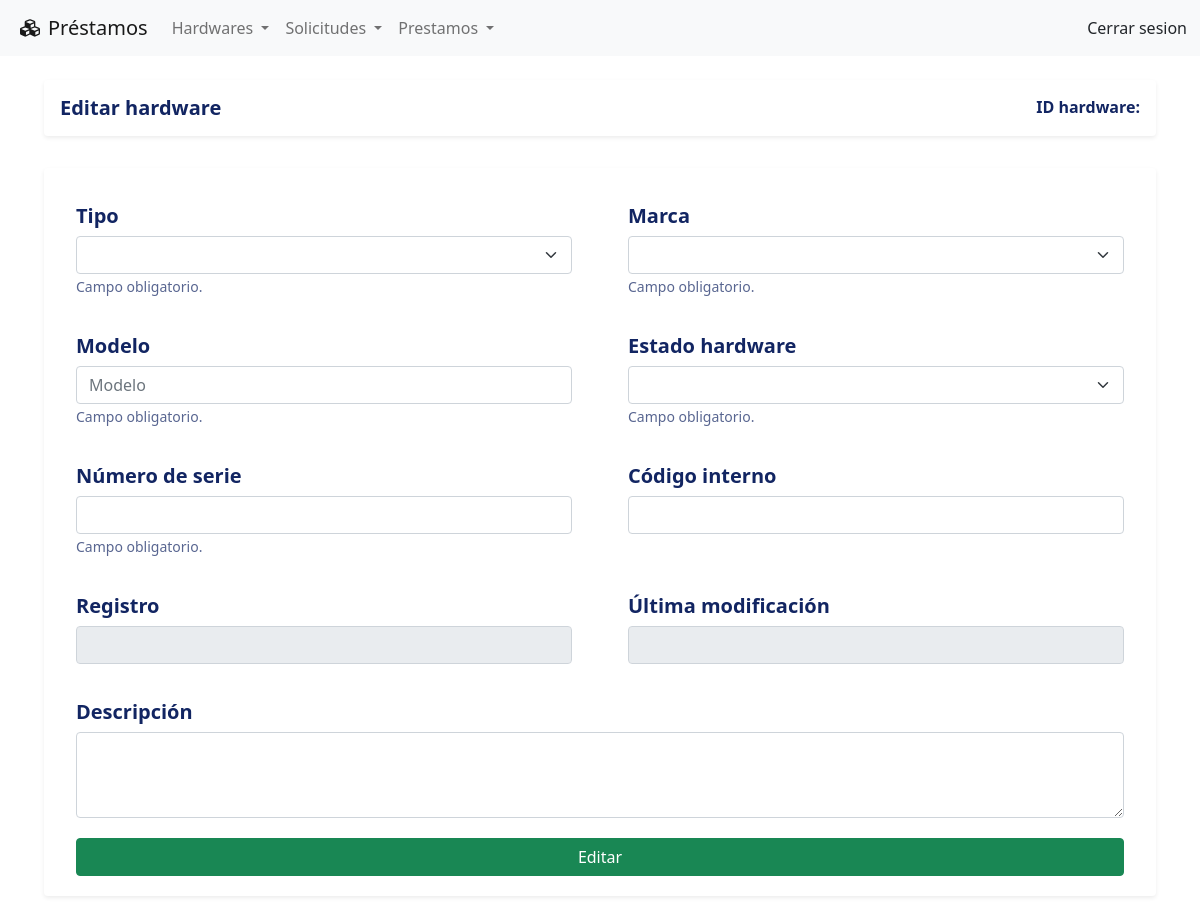
Before: /hardware/editar&id=16 with the older database file.
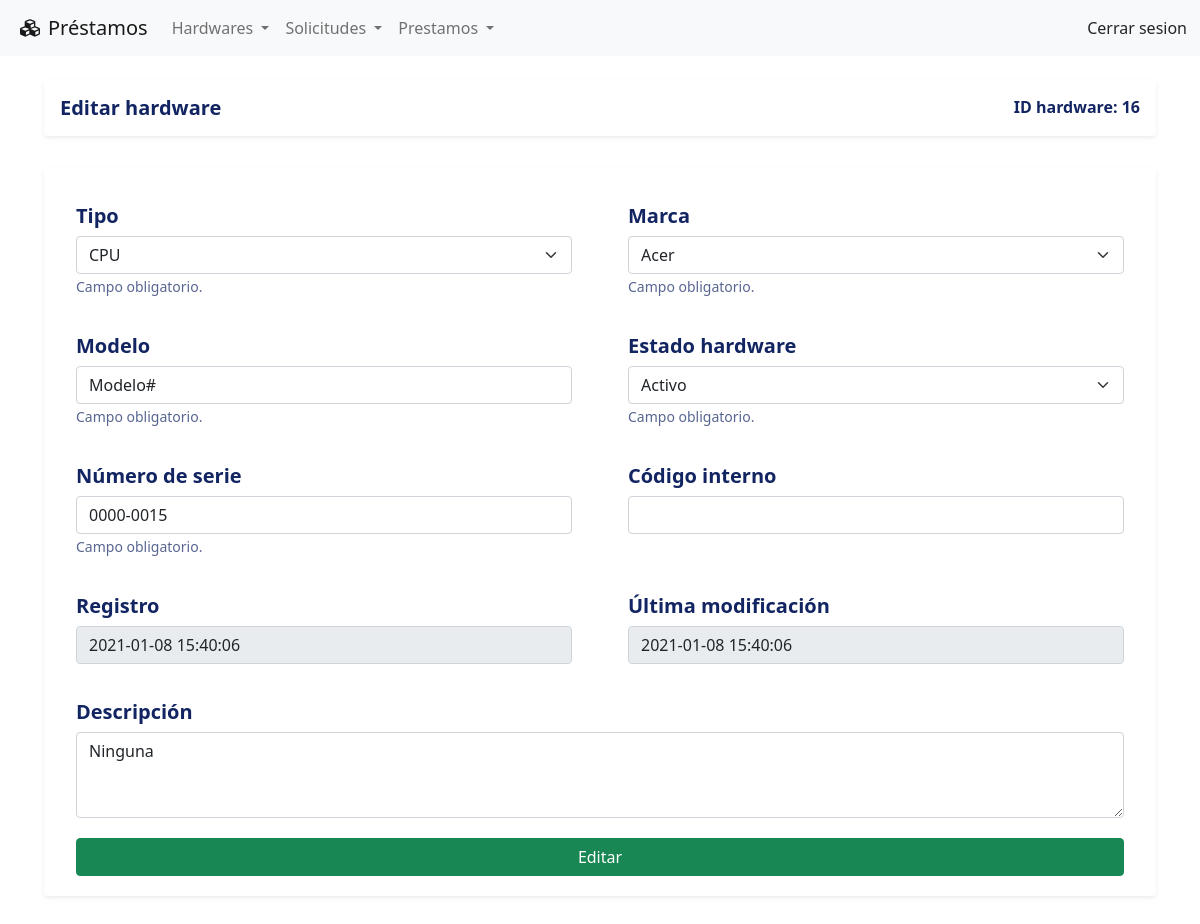
After: the same page with the newer database file.
### tables this page shows
CREATE TABLE IF NOT EXISTS hardwares
(
    id_hardware INT AUTO_INCREMENT PRIMARY KEY NOT NULL,
    id_tipo_hardware INT NOT NULL,
    id_marca INT NOT NULL,
    descripcion_hardware VARCHAR(1024),
    modelo VARCHAR(40) NOT NULL,
    numero_serie VARCHAR(40) NOT NULL UNIQUE,
    codigo_interno VARCHAR(40),
    id_estado_hardware INT NOT NULL,
    id_estado_prestamo INT NOT NULL,
    created_at TIMESTAMP DEFAULT CURRENT_TIMESTAMP,
    updated_at DATETIME DEFAULT CURRENT_TIMESTAMP ON UPDATE CURRENT_TIMESTAMP,
    FOREIGN KEY (id_tipo_hardware) REFERENCES tipos_hardware (id_tipo_hardware),
    FOREIGN KEY (id_marca) REFERENCES marcas (id_marca)
);

CREATE TABLE IF NOT EXISTS tipos_hardware
(
    id_tipo_hardware INT AUTO_INCREMENT PRIMARY KEY NOT NULL,
    tipo_hardware VARCHAR(40) NOT NULL UNIQUE,
    created_at TIMESTAMP DEFAULT CURRENT_TIMESTAMP,
    updated_at DATETIME DEFAULT CURRENT_TIMESTAMP ON UPDATE CURRENT_TIMESTAMP
);

CREATE TABLE IF NOT EXISTS marcas
(
    id_marca INT AUTO_INCREMENT PRIMARY KEY NOT NULL,
    marca VARCHAR(40) NOT NULL UNIQUE,
    created_at TIMESTAMP DEFAULT CURRENT_TIMESTAMP,
    updated_at DATETIME DEFAULT CURRENT_TIMESTAMP ON UPDATE CURRENT_TIMESTAMP
);

CREATE TABLE IF NOT EXISTS estados_hardware
(
    id_estado_hardware INT AUTO_INCREMENT PRIMARY KEY NOT NULL,
    estado_hardware VARCHAR(40) NOT NULL UNIQUE,
    color_estado_hardware VARCHAR(40) NOT NULL UNIQUE,
    created_at TIMESTAMP DEFAULT CURRENT_TIMESTAMP,
    updated_at DATETIME DEFAULT CURRENT_TIMESTAMP ON UPDATE CURRENT_TIMESTAMP
);

### index.php (called while the page is built, shortened)
<?php
    require_once "config/database.php";
    include_once "views/layouts/header.php";
    include_once "views/layouts/navbar.php";
    include_once "views/layouts/main.php";
    include_once "views/layouts/footer.php";
?>

### config/database.php (called while the page is built)
<?php
class Database {
    public static function connect(){
        $db = new mysqli('localhost', 'root', '', 'prestamos');
        $db->query ("SET NAMES 'utf-8'");
        return $db;
    }
}

### models/hardwareModel.php (called while the page is built, shortened)
<?php
class HardwareModel{
    private $idHardware;
    private $db;
    public function __construct() {
        $this->db = Database::connect();
    }
    public function getIdHardware() {
        return $this->idHardware;
    }
    public function setIdHardware($idHardware) {
        $this->idHardware = $idHardware;
    }
    public function getOne() {
        $hardware = $this->db->query("SELECT * FROM hardwares
            INNER JOIN tipos_hardware ON hardwares.id_tipo_hardware = tipos_hardware.id_tipo_hardware
            INNER JOIN marcas ON hardwares.id_marca  = marcas.id_marca
            INNER JOIN estados_hardware ON hardwares.id_estado_hardware = estados_hardware.id_estado_hardware
            WHERE id_hardware = {$this->getIdHardware()};");
            $hard = $hardware->fetch_object();
            return $hard;
    }
}

### models/tipoHardwareModel.php (called while the page is built, shortened)
<?php
    class TipoHardwareModel{
        private $db;
        public function __construct() {
            $this->db = Database::connect();
        }
        public function getAllButOne($idTipoNo) {
            $tiposHardware = $this->db->query("SELECT * FROM tipos_hardware WHERE id_tipo_hardware != $idTipoNo ORDER BY tipo_Hardware");
            return $tiposHardware;
        }
    }

### models/marcaModel.php (called while the page is built, shortened)
<?php
    class MarcaModel{
        private $db;
        public function __construct() {
            $this->db = Database::connect();
        }
        public function getAllButOne($idMarcaNo) {
            $marcas = $this->db->query("SELECT * FROM marcas WHERE id_marca != $idMarcaNo ORDER BY marca");
            return $marcas;
        }
    }

### views/hardware/editar.php (the view, shortened to what this page needs)
<?php
	require_once 'models/marcaModel.php';
	require_once 'models/tipoHardwareModel.php';
?>
<?php
	$idTipoNo = (int) $hard->id_tipo_hardware;
	$tipoHardware = new TipoHardwareModel();
	$tiposHardware = $tipoHardware->getAllButOne($idTipoNo);
	$idMarcaNo = (int) $hard->id_marca;
	$marca = new MarcaModel();
	$marcas = $marca->getAllButOne($idMarcaNo);
?>
    <div class="row my-3">
        <div class="col align-middle">
            <div class="card d-inline-block border-0 shadow-sm shadow-hover w-100">
                <div class="card-body d-flex justify-content-between align-items-center">
                    <h5 class="mb-0">Editar hardware </h5>
					<h6 class="mb-0">ID hardware: <?php echo $hard->id_hardware?></h6>
                </div>
            </div>
        </div>
    </div>
    <div class="row my-3">
		<div class="col-xl-12 col-lg-12">
			<div class="card card-body shadow-sm p-3 mb-5 bg-white rounded border-0">
				<form action="<?= URL ?>hardware/edicion" method="POST">
					<div class="row my-1">
						<div class="col-sm-6">
							<div class="card border-0">
								<div class="card-body">
									<h5 class="card-title">Tipo</h5>
									<select class="form-select" name="id_tipo_hardware" required>
										<option
											value="<?php echo $hard->id_tipo_hardware?>">
											<?php echo $hard->tipo_hardware ?>
										</option>
										<?php while($dato = $tiposHardware->fetch_object()): ?>
										<option value="<?= $dato->id_tipo_hardware ?>"><?= $dato->tipo_hardware ?> </option>
										<?php endwhile; ?>
									</select>
                                    <small class="form-text text-muted">Campo obligatorio.</small>
								</div>
							</div>
						</div>
						<div class="col-sm-6">
							<div class="card border-0">
								<div class="card-body">
									<h5 class="card-title">Marca</h5>
									<select class="form-select" name="id_marca" required>
										<option
											value="<?php echo $hard->id_marca?>">
											<?php echo $hard->marca ?>
										</option>
										<?php while($dato = $marcas->fetch_object()): ?>
										<option value="<?= $dato->id_marca ?>"><?= $dato->marca ?> </option>
										<?php endwhile; ?>
									</select>
                                    <small class="form-text text-muted">Campo obligatorio.</small>
								</div>
							</div>
						</div>
					</div>
					<div class="row my-1">
						<div class="col-sm-6">
							<div class="card border-0">
								<div class="card-body">
									<h5 class="card-title">Modelo</h5>
									<input type="text" class="form-control" placeholder="Modelo"
										value="<?= $hard->modelo ?>" name="modelo" required>
                                    <small class="form-text text-muted">Campo obligatorio.</small>
								</div>
							</div>
						</div>
						<div class="col-sm-6">
							<div class="card border-0">
								<div class="card-body">
									<h5 class="card-title">Estado hardware</h5>
									<select class="form-select" name="id_estado_hardware" required>
										<option
											value="<?php echo $hard->id_estado_hardware?>">
											<?php echo $hard->estado_hardware ?>
										</option>
									</select>
                                    <small class="form-text text-muted">Campo obligatorio.</small>
								</div>
							</div>
						</div>
					</div>
					<div class="row my-1">
						<div class="col-sm-6">
							<div class="card border-0">
								<div class="card-body">
									<h5 class="card-title">Número de serie</h5>
									<input type="text" class="form-control"
										value="<?= $hard->numero_serie ?>" name="numero_serie" required>
                                    <small class="form-text text-muted">Campo obligatorio.</small>
                                </div>
							</div>
						</div>
						<div class="col-sm-6">
							<div class="card border-0">
								<div class="card-body">
									<h5 class="card-title">Código interno</h5>
									<input type="text" class="form-control"
										value="<?= $hard->codigo_interno ?>" name="codigo_interno">
								</div>
							</div>
						</div>
					</div>
					<div class="row my-1">
						<div class="col-sm-6">
							<div class="card border-0">
								<div class="card-body">
									<h5 class="card-title">Registro</h5>
									<input type="text" class="form-control" readonly
										value="<?= $hard->created_at ?>" required>
                                </div>
							</div>
						</div>
						<div class="col-sm-6">
							<div class="card border-0">
								<div class="card-body">
									<h5 class="card-title">Última modificación</h5>
									<input type="text" class="form-control" readonly
									value="<?= $hard->updated_at ?>" required>
								</div>
							</div>
						</div>
					</div>
					<div class="row my-1 ">
						<div class="col">
							<div class="card border-0">
								<div class="card-body">
									<h5 class="card-title">Descripción</h5>
									<textarea type="text" class="form-control text-left" rows="3" name="descripcion_hardware"><?= trim($hard->descripcion_hardware); ?> </textarea>
								</div>
							</div>
						</div>
					</div>
					<div class="row my-1">
						<div class="col">
							<div class="card border-0 px-3">
								<input type="submit" class="btn btn-success btn-block" value="Editar">
							</div>
						</div>
					</div>
				</form>
			</div>
		</div>
	</div>

### views/layouts/header.php (shortened to what this page needs)
<!DOCTYPE html>
<html lang="es">
<head>
    <link rel="stylesheet" href="<?php echo URL ?>public/css/bootstrap.min.css" />
    <link rel="stylesheet" href="<?php echo URL ?>public/css/all.min.css" />
    <link rel="stylesheet" href="<?php echo URL ?>public/css/style.css" />
</head>
<body>

### views/layouts/navbar.php (shortened to what this page needs)
<nav class="navbar navbar-expand-lg navbar-light bg-light">
    <div class="container-fluid">
        <a class="navbar-brand" href="<?php echo URL ?>"><i class="fas fa-cubes mx-2"></i>Préstamos</a>
        <div class="collapse navbar-collapse" id="navbarSupportedContent">
        <ul class="navbar-nav me-auto mb-2 mb-lg-0">
            <li class="nav-item dropdown">
                <a class="nav-link dropdown-toggle" href="#" id="navbarDropdown" role="button" data-bs-toggle="dropdown" aria-expanded="false">
                    Hardwares
                </a>
            </li>
            <li class="nav-item dropdown">
                <a class="nav-link dropdown-toggle" href="#" id="navbarDropdown" role="button" data-bs-toggle="dropdown" aria-expanded="false">
                    Solicitudes
                </a>
            </li>
            <li class="nav-item dropdown">
                <a class="nav-link dropdown-toggle" href="#" id="navbarDropdown" role="button" data-bs-toggle="dropdown" aria-expanded="false">
                    Prestamos
                </a>
            </li>
        </ul>
            <span class="d-flex ">
                <a class="btn p-0" type="submit">Cerrar sesion</a>
            </span>
        </div>
    </div>
</nav>

### views/layouts/main.php (shortened to what this page needs)
<div class="container-fluid">
  <div class="row justify-content-center m-1 p-1">
  <?php
    if(isset($_GET['controller'])){
      $nombre_controlador = $_GET['controller'].'Controller';
    }elseif(!isset($_GET['controller']) && !isset($_GET['action'])){
      $nombre_controlador = CONTROLLER_DEFAULT;
    }else{
      show_error();
      exit();
    }
    if(class_exists($nombre_controlador)){
      $controlador = new $nombre_controlador();
      if(isset($_GET['action']) && method_exists($controlador, $_GET['action'])){
        $action = $_GET['action'];
        $controlador->$action();
      }elseif(!isset($_GET['controller']) && !isset($_GET['action'])){
        $action_default = ACTION_DEFAULT;
        $controlador->$action_default();
      }else{
        show_error();
      }
    }else{
      show_error();
    }
    ?>
  </div>
</div>

### controllers/hardwareController.php (shortened to what this page needs)
<?php
require_once 'models/hardwareModel.php';
class HardwareController{
    public function editar(){
        if(isset($_GET['id'])) {
            $id = $_GET['id'];
            $hardware = new HardwareModel();
            $hardware->setIdHardware($id);
            $hard = $hardware->getOne();
            require_once 'views/hardware/editar.php';
        }else{
            header('Location'.URL.'hardware/index');
        }
    }
}

### views/layouts/footer.php (shortened to what this page needs)
</body>
</html>

### public/css/style.css (style rules this page uses)
:root { --primary: #122562; --light: #ffffff; --light-blue: #F5F6FA; --grey: #eff2f7; }
h1, h2, h3, h4, h5, h6 { color: var(--primary); font-weight: 700; }
.text-muted { color: var(--primary) !important; opacity: .7; }
.shadow-sm { box-shadow: 0 0 1.25rem rgba(11,37,75,.05); }
.shadow-hover { transition: 1s ease-in-out; }
html { position: relative; min-height: 100%; }
body { margin-bottom: 60px; }

Changed rows visible on the page:
now on this page (row edited): hardwares: id_hardware "16", id_tipo_hardware "CPU", id_marca "Acer", modelo "Modelo#", id_estado_hardware "Activo", numero_serie "0000-0015", id_estado_hardware.created_at "2021-01-08 15:40:06", id_estado_hardware.updated_at "2021-01-08 15:40:06", descripcion_hardware "Ninguna"
